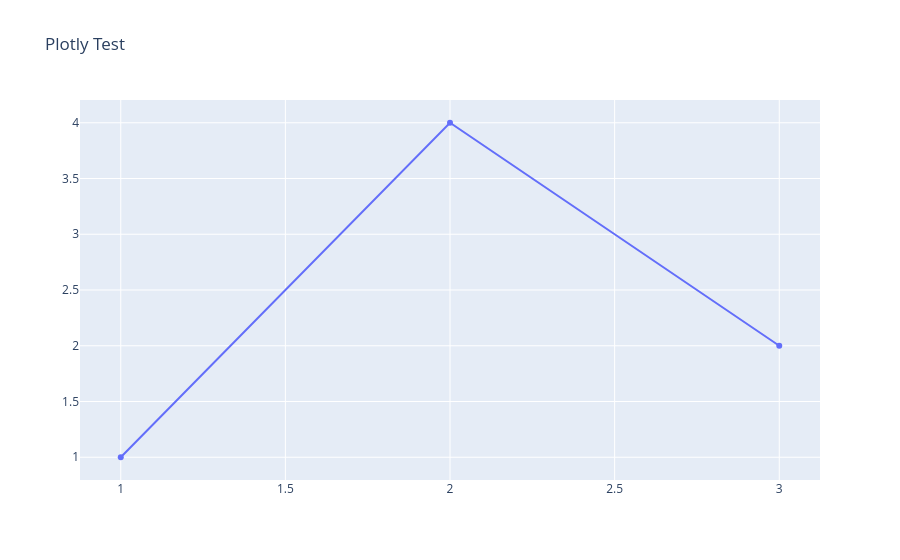

The notebook cell saved with this chart:
### Code cell
import plotly.graph_objects as go

fig = go.Figure()
fig.add_trace(go.Scatter(
    x=[1, 2, 3],
    y=[1, 4, 2],
    mode="lines+markers"
))

fig.update_layout(title="Plotly Test")

fig.show()

### Figure 1 — Plotly figure (JSON) as saved in the notebook; plotly's stock layout.template omitted (floating-point values rounded to 4 significant figures)
{"data": [{"mode": "lines+markers", "type": "scatter", "x": [1, 2, 3], "y": [1, 4, 2]}], "layout": {"title": {"text": "Plotly Test"}}}
